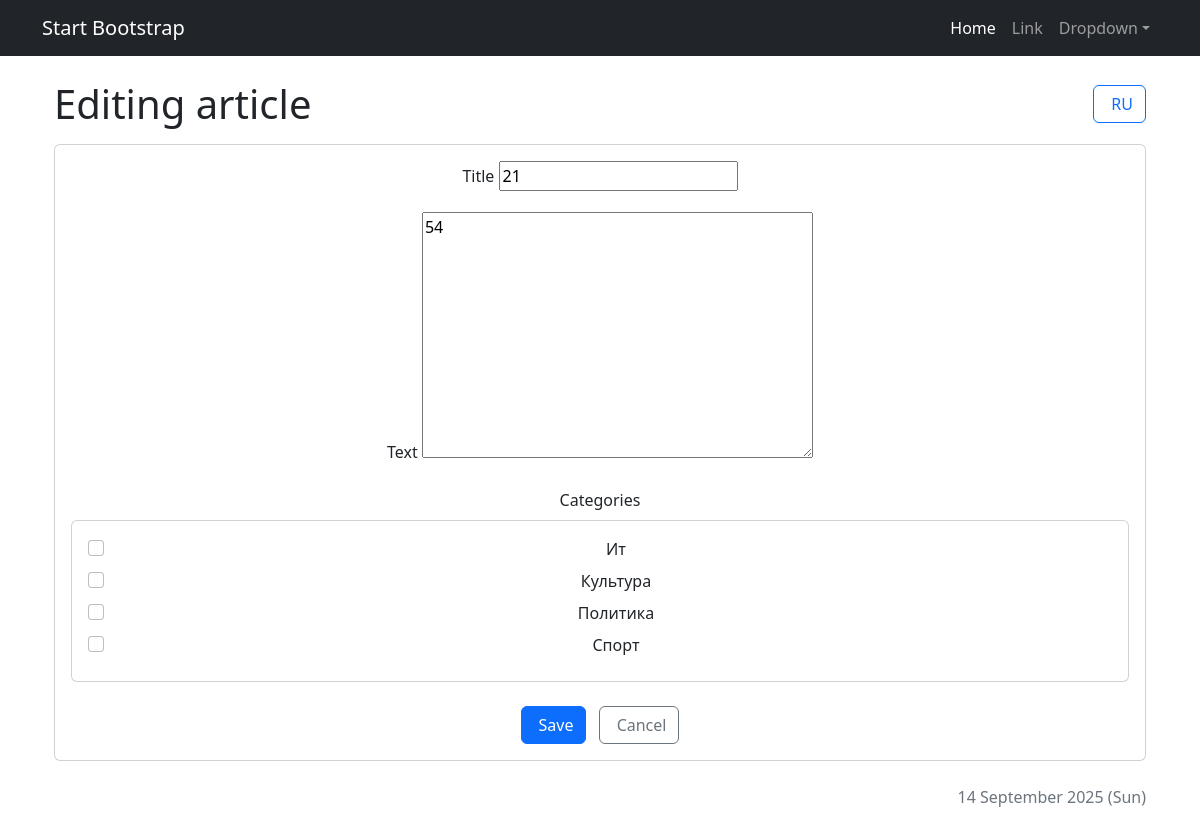
Page /news/156/edit/ (signed in) on the committed database.
### news/models.py (models this page shows, shortened)
class Post(models.Model):
    author = models.ForeignKey(Author, on_delete=models.CASCADE)
    ARTICLE = 'AR'
    NEWS = 'NW'
    CATEGORY_CHOICES= (
        (NEWS, _('News')),
        (ARTICLE, _('Article')),
    )
    categoryType = models.CharField(max_length=2, choices=CATEGORY_CHOICES, default=ARTICLE, verbose_name=_('Type'), help_text= _('post category'))
    dataCreation = models.DateTimeField(auto_now_add=True)
    postCategory = models.ManyToManyField(Category, through='PostCategory')
    title = models.CharField(max_length=128, help_text= _('post title'))
    text = models.TextField(help_text= _('post text'))
    rating = models.SmallIntegerField(default=0)

class Category(models.Model):
    name = models.CharField(max_length=64, unique=True, help_text= _('category name'))
    subscribers = models.ManyToManyField(User, related_name='subscribed_categories', blank=True)
    def __str__(self):
        return self.name.title()

### news/views.py (the view, shortened to what this page needs)
# urls.py: path('<int:pk>/edit/', NewsUpdateView.as_view(), name='news_edit'),
class NewsUpdateView(PermissionRequiredMixin, UpdateView):
    permission_required = ('news.change_post',)
    model = Post
    form_class = PostForm
    template_name = 'post_form.html'
    def get_queryset(self):
        return super().get_queryset().filter(categoryType=Post.NEWS)
    def dispatch(self, request, *args, **kwargs):
        obj = self.get_object()
        if obj.author.authorUser != request.user:
            raise PermissionDenied
        return super().dispatch(request, *args, **kwargs)

### news/forms.py
class PostForm(forms.ModelForm):
    postCategory = forms.ModelMultipleChoiceField(
        queryset=Category.objects.all(),
        widget=forms.CheckboxSelectMultiple,
        required=True,
        label='Категории'
    )
    class Meta:
        model = Post
        fields = ['title', 'text', 'categoryType', 'postCategory']
        widgets = {
            'categoryType': forms.RadioSelect,
        }
    def __init__(self, *args, **kwargs):
        super().__init__(*args, **kwargs)
        if self.instance.pk:
            self.fields['postCategory'].initial = self.instance.postCategory.all()

### news/context_processors.py (called while the page is built)
def authors_group(request):
    try:
        return {'authors_group': Group.objects.get(name='authors')}
    except Group.DoesNotExist:
        return {'authors_group': None}

### news/templatetags/custom_tags.py (called while the page is built)
@register.simple_tag()
def current_time(format_string='%d %B %Y'):
   return datetime.utcnow().strftime(format_string)

### templates/post_form.html (shortened to what this page needs)
{% extends 'flatpages/default.html' %}
{% load custom_tags %}
{% load censor_filters %}
{% load i18n %}
{% block content %}
<div class="container mt-4">
    <div class="row mb-4">
        <div class="col-12">
            <div class="d-flex justify-content-between align-items-center mb-3">
                <h1 class="mb-0">
                    {% if object %}{% trans "Editing" %}{% else %}{% trans "Creating" %}{% endif %}
                    {% if view_type == 'news' %}{% trans "news" %}{% else %}{% trans "article" %}{% endif %}
                </h1>
                <form action="{% url 'set_language' %}" method="post">
                    {% get_current_language as LANGUAGE_CODE %}
                    {% get_available_languages as LANGUAGES %}
                    {% get_language_info_list for LANGUAGES as languages %}
                    {% for language in languages %}
                        {% if language.code != LANGUAGE_CODE %}
                            <button type="submit" class="btn btn-outline-primary" title="{% trans 'Switch to' %} {{ language.name_local }}">
                                {% if language.code == 'ru' %}
                                     RU
                                {% else %}
                                    <i class="bi bi-translate"></i> EN
                                {% endif %}
                            </button>
                        {% endif %}
                    {% endfor %}
                </form>
            </div>
            <div class="card mb-4">
                <div class="card-body">
                    <form method="post">
                        <div class="row g-3">
                            <div class="col-md-12">
                                <label for="{{ form.title.id_for_label }}" class="form-label">{% trans "Title" %}</label>
                                {{ form.title }}
                            </div>
                            <div class="col-md-12">
                                <label for="{{ form.text.id_for_label }}" class="form-label">{% trans "Text" %}</label>
                                {{ form.text }}
                            </div>
                            <div class="col-md-12">
                                <label class="form-label">{% trans "Categories" %}</label>
                                <div class="card">
                                    <div class="card-body" style="max-height: 200px; overflow-y: auto;">
                                        {% for checkbox in form.postCategory %}
                                            <div class="form-check">
                                                <input type="checkbox"
                                                       name="{{ checkbox.data.name }}"
                                                       value="{{ checkbox.data.value }}"
                                                       id="{{ checkbox.id_for_label }}"
                                                       class="form-check-input"
                                                       {% if checkbox.data.selected %}checked{% endif %}>
                                                <label for="{{ checkbox.id_for_label }}" class="form-check-label">
                                                    {{ checkbox.choice_label }}
                                                </label>
                                            </div>
                                        {% endfor %}
                                    </div>
                                </div>
                            </div>
                            <div class="col-12 mt-4">
                                <button type="submit" class="btn btn-primary">
                                     {% trans "Save" %}
                                </button>
                                <a href="{% url 'news_list' %}" class="btn btn-outline-secondary ms-2">
                                     {% trans "Cancel" %}
                                </a>
                            </div>
                        </div>
                    </form>
                </div>
            </div>
            <div class="text-muted text-end">
                 {% current_time '%d %B %Y (%a)' %}
            </div>
        </div>
    </div>
</div>
{% endblock content %}

### templates/post_form.html (style rules this page uses)
.form-check { margin-bottom: 0.5rem; }
.form-check-input { margin-top: 0.2em; }
.form-check-label { margin-left: 0.5em; }

### rows in the picture
Post: title "21", text "54"
Category: choice_label "Культура"
Category: choice_label "Политика"
Category: choice_label "Спорт"

### other values in the picture
{{ checkbox.choice_label }} "Ит"
